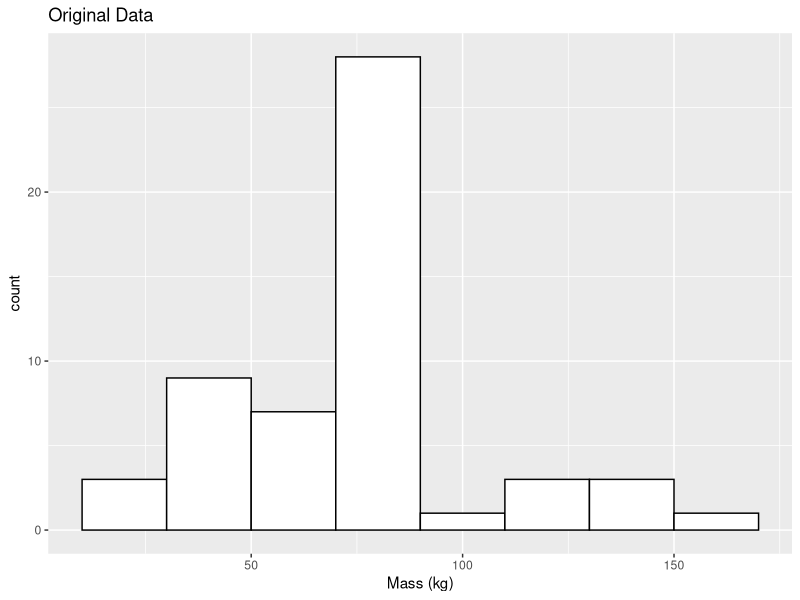
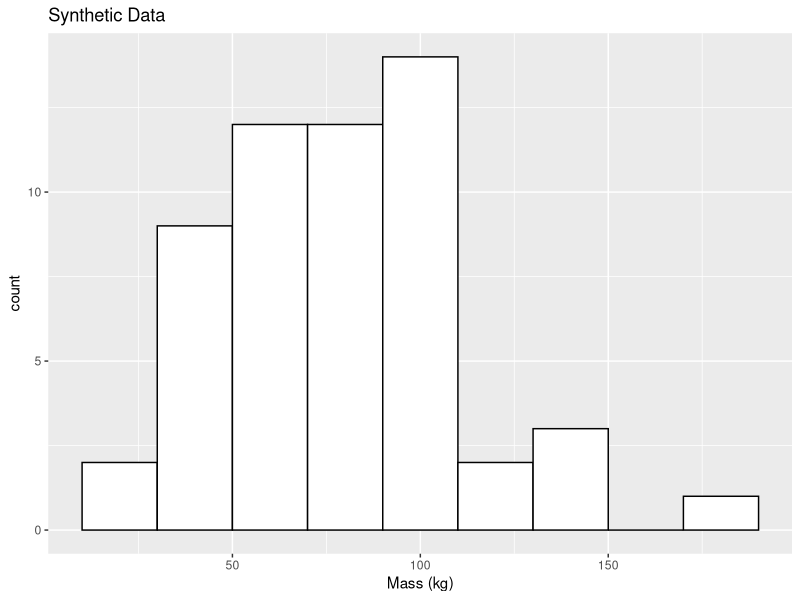
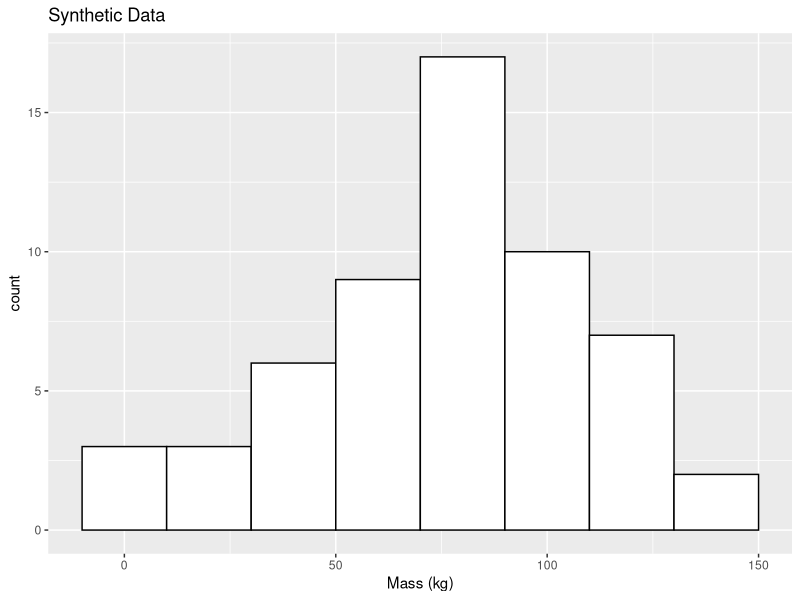

Write the R code that produced these figures, in order.
################################################################################
# Generating Synthetic Data for Data Privacy in R
################################################################################
# Claire McKay Bowen, cbowen@urban.org

# Load packages
library("tidyverse")

# Pre-processing data ---------------
dat <- starwars %>%              # loading the Star Wars data
     select(mass, species) %>%   # select the two variables we are interested
     drop_na() %>%               # simplify the data to only complete variables
     .[-15, ] %>%                # Removed Jabba...because his mass was so high!
     mutate(species = 
                 factor(
                      ifelse(
                           species != "Human" & species != "Droid",
                           "Non-Human",
                           species)
                 )
     )

# Marginal Tables ---------------
# Number of observations
N <- nrow(dat)

# Calculate the number of observations in each
(count_species <- dat %>% group_by(species) %>% count())
count_species$n / N

# Generating our synthetic data via sample()
set.seed(42)
syn_species <- sample(count_species$species,      # The possible observations
                      N,                          # Number of observations
                      replace = TRUE,             # With replacement
                      prob = count_species$n / N) # The weighted probabilities

# Synthetic data counts
syn_species %>% table()

# Synthetic data proportion
syn_species %>% table() %>% `/` (N)

# Probability Distributions ---------------
dat %>%
     select(mass) %>%
     as_tibble() %>%
     ggplot(data = ., aes(x = mass)) + 
     geom_histogram(binwidth = 20, 
                    fill = "white", 
                    color = "black") + 
     xlab("Mass (kg)") + ggtitle("Original Data")

# Sample Mean
(mean_mass <- mean(dat$mass))

# Sample Standard Deviation
(sd_mass <- sd(dat$mass))

# Generating our synthetic data via rnorm()
set.seed(22)
syn_mass <- rnorm(N, mean_mass, sd_mass) %>%
     as_tibble()

# Sample mean of the synthetic data
syn_mass %>% as_vector() %>% mean()

# Sample sd of the synthetic data
syn_mass %>% as_vector() %>% sd()

# Plot the results
ggplot(data = syn_mass, aes(x = value)) +
     geom_histogram(binwidth = 20, fill = "white", color = "black") +
     xlab("Mass (kg)") + ggtitle("Synthetic Data")

# Regression Model ---------------
# Applying lm()
mod_coef <- lm(mass ~ species, data = dat) %>%
     summary() %>%
     .$coefficients %>%
     .[, 1]

mod_coef
syn_species %>% table()

set.seed(42)
# Droid
droid_syndat <- mod_coef %>%  # Coefficients from the linear model
     as_vector() %>%          # Convert to a vector
     `*` (c(1, 0, 0)) %>%     # Multiple and sum the coefficients for droid
     sum() %>% 
     `+` (rnorm(9, 0, 29.3))  # Add random noise per linear model assumption

# Human
human_syndat <- mod_coef %>%  # Coefficients from the linear model
     as_vector() %>%          # Convert to a vector
     `*` (c(1, 1, 0)) %>%     # Multiple and sum the coefficients for human
     sum() %>% 
     `+` (rnorm(23, 0, 29.3)) # Add random noise per linear model assumption

# Non-Human
non_syndat <- mod_coef %>%    # Coefficients from the linear model
     as_vector() %>%          # Convert to a vector
     `*` (c(1, 0, 1)) %>%     # Multiple and sum the coefficients for Non-Human
     sum() %>% 
     `+` (rnorm(25, 0, 29.3)) # Add random noise per linear model assumption)

mass_syndat <- c(droid_syndat, human_syndat, non_syndat)

mass_syndat %>% mean()
mass_syndat %>% sd()

ggplot(data = as_tibble(mass_syndat), aes(x = value)) + 
     geom_histogram(binwidth = 20, fill = "white", color = "black") + 
     xlab("Mass (kg)") + ggtitle("Synthetic Data")
